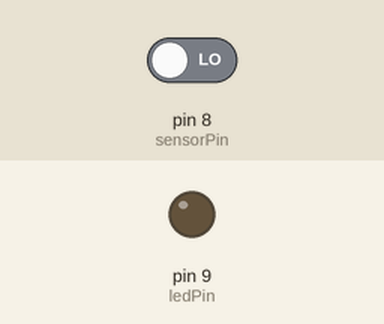
Bench run of a sketch on a simulated Arduino Uno, built with avr-gcc and run on an emulated ATmega328P. Shown: output pins drawn as LEDs (lit = HIGH). Inputs (shaded band) come from the test bench; at power-on: pin 8 (sensorPin) LOW.

Above: at 1.2 s.
1.3 s: pin 8 (sensorPin) driven HIGH
At 2.5 s:
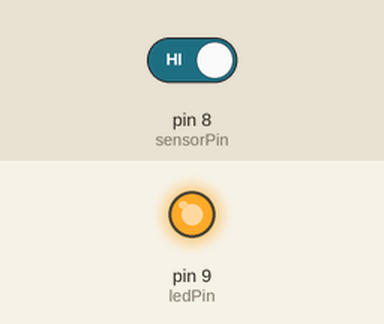
2.8 s: pin 8 (sensorPin) driven LOW
At 3.8 s:
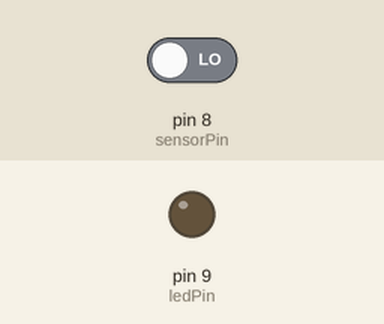
Timing chart, 0 to 5.8 s (numbered marks = the images above; inputs shaded):
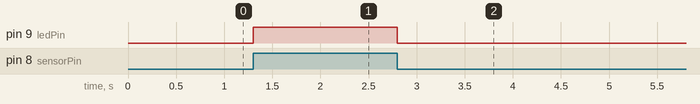

Measured:
- after the input at 1.3 s, pin 9 (ledPin): LOW → HIGH at once
- after the input at 2.8 s, pin 9 (ledPin): HIGH → LOW at once

The sketch:

Vibration_sensor.ino
```cpp
const int sensorPin = 8;
const int ledPin = 9;

void setup() {
  pinMode(sensorPin, INPUT);
  pinMode(ledPin, OUTPUT);
}

void loop() {
  int sensorValue = digitalRead(sensorPin);
  if (sensorValue == HIGH) {
    digitalWrite(ledPin, HIGH);
  } else {
    digitalWrite(ledPin, LOW);
  }
  delay(100);
}
```
